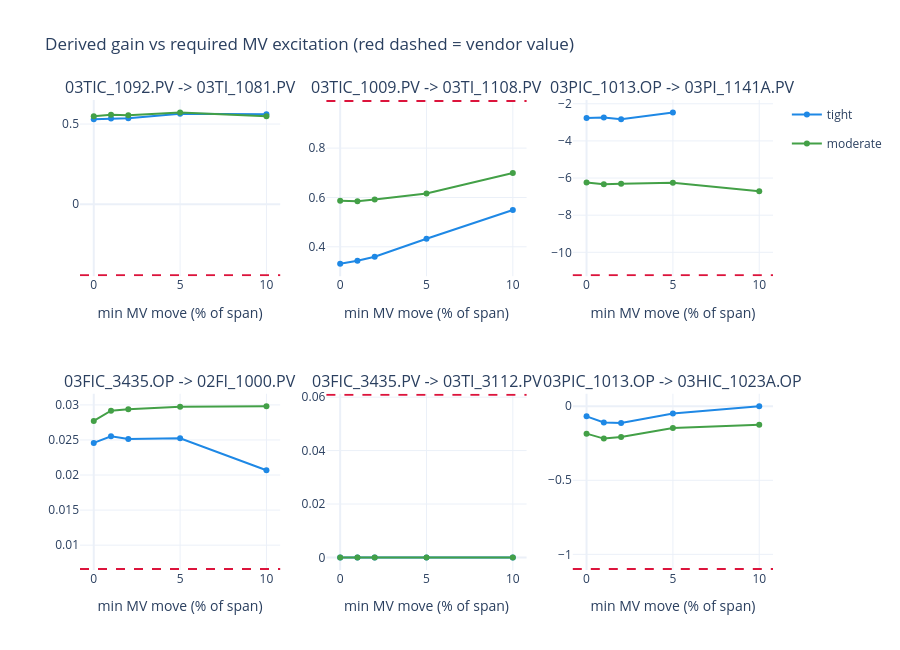

The code cell stored with this chart in its notebook:
### Code cell
# ---- FIGURE: how the derived gain moves as we demand more MV movement --------------------------
SWEEP = [0.0, 0.01, 0.02, 0.05, 0.10]
pick = ident.sort_values('tight_R2', ascending=False).drop_duplicates(subset=['our_CV']).head(6)
fig = make_subplots(rows=2, cols=3,
                    subplot_titles=[f'{r.our_MV} -> {r.our_CV}' for r in pick.itertuples()])
for i, r in enumerate(pick.itertuples(index=False)):
    rr, cc = i // 3 + 1, i % 3 + 1
    for k, colr in [('tight', '#1e88e5'), ('moderate', '#43a047')]:
        ps = (S[k][r.our_MV] & S[k][r.our_CV]).fillna(False)
        gs, ns = [], []
        for m in SWEEP:
            g, _r2, n, _, _ = gain_diff(r.our_CV, r.our_MV, endpoints=ps, min_move=m, thin=1)
            gs.append(g); ns.append(n)
        fig.add_trace(go.Scatter(x=[100 * s for s in SWEEP], y=gs, mode='lines+markers',
                                 line=dict(color=colr), name=k, legendgroup=k,
                                 text=[f'n={n}' for n in ns], showlegend=(i == 0)), rr, cc)
    fig.add_hline(y=r.vendor_gain, line=dict(color='crimson', dash='dash'), row=rr, col=cc)
    fig.update_xaxes(title_text='min MV move (% of span)', row=rr, col=cc)
fig.update_layout(height=650, template='plotly_white',
                  title='Derived gain vs required MV excitation (red dashed = vendor value)')
fig.show()

### Figure 1 — Plotly figure (JSON) as saved in the notebook; plotly's stock layout.template omitted (floating-point values rounded to 4 significant figures)
{"data": [{"legendgroup": "tight", "line": {"color": "#1e88e5"}, "mode": "lines+markers", "name": "tight", "showlegend": true, "text": ["n=23495", "n=16321", "n=8844", "n=2043", "n=184"], "type": "scatter", "x": [0, 1, 2, 5, 10], "xaxis": "x", "y": [0.5297, 0.5347, 0.5361, 0.564, 0.5606], "yaxis": "y"}, {"legendgroup": "moderate", "line": {"color": "#43a047"}, "mode": "lines+markers", "name": "moderate", "showlegend": true, "text": ["n=24207", "n=23759", "n=23879", "n=22627", "n=18253"], "type": "scatter", "x": [0, 1, 2, 5, 10], "xaxis": "x", "y": [0.5484, 0.558, 0.5551, 0.5717, 0.5494], "yaxis": "y"}, {"legendgroup": "tight", "line": {"color": "#1e88e5"}, "mode": "lines+markers", "name": "tight", "showlegend": false, "text": ["n=21348", "n=19995", "n=22295", "n=7179", "n=443"], "type": "scatter", "x": [0, 1, 2, 5, 10], "xaxis": "x2", "y": [0.3316, 0.3436, 0.36, 0.4327, 0.549], "yaxis": "y2"}, {"legendgroup": "moderate", "line": {"color": "#43a047"}, "mode": "lines+markers", "name": "moderate", "showlegend": false, "text": ["n=24583", "n=24888", "n=24262", "n=24503", "n=20429"], "type": "scatter", "x": [0, 1, 2, 5, 10], "xaxis": "x2", "y": [0.5864, 0.585, 0.592, 0.6162, 0.6992], "yaxis": "y2"}, {"legendgroup": "tight", "line": {"color": "#1e88e5"}, "mode": "lines+markers", "name": "tight", "showlegend": false, "text": ["n=6854", "n=234", "n=226", "n=124", "n=20"], "type": "scatter", "x": [0, 1, 2, 5, 10], "xaxis": "x3", "y": [-2.767, -2.744, -2.831, -2.473, null], "yaxis": "y3"}, {"legendgroup": "moderate", "line": {"color": "#43a047"}, "mode": "lines+markers", "name": "moderate", "showlegend": false, "text": ["n=21609", "n=17447", "n=13944", "n=7054", "n=2871"], "type": "scatter", "x": [0, 1, 2, 5, 10], "xaxis": "x3", "y": [-6.237, -6.335, -6.313, -6.256, -6.705], "yaxis": "y3"}, {"legendgroup": "tight", "line": {"color": "#1e88e5"}, "mode": "lines+markers", "name": "tight", "showlegend": false, "text": ["n=18176", "n=4996", "n=3776", "n=924", "n=180"], "type": "scatter", "x": [0, 1, 2, 5, 10], "xaxis": "x4", "y": [0.02458, 0.02551, 0.02513, 0.02523, 0.02068], "yaxis": "y4"}, {"legendgroup": "moderate", "line": {"color": "#43a047"}, "mode": "lines+markers", "name": "moderate", "showlegend": false, "text": ["n=24640", "n=23217", "n=21127", "n=20654", "n=12352"], "type": "scatter", "x": [0, 1, 2, 5, 10], "xaxis": "x4", "y": [0.02772, 0.02917, 0.02939, 0.02974, 0.0298], "yaxis": "y4"}, {"legendgroup": "tight", "line": {"color": "#1e88e5"}, "mode": "lines+markers", "name": "tight", "showlegend": false, "text": ["n=19412", "n=15570", "n=16079", "n=2547", "n=278"], "type": "scatter", "x": [0, 1, 2, 5, 10], "xaxis": "x5", "y": [1.37e-05, 1.418e-05, 1.511e-05, 2.774e-05, 2.867e-05], "yaxis": "y5"}, {"legendgroup": "moderate", "line": {"color": "#43a047"}, "mode": "lines+markers", "name": "moderate", "showlegend": false, "text": ["n=24495", "n=23942", "n=24482", "n=22774", "n=17292"], "type": "scatter", "x": [0, 1, 2, 5, 10], "xaxis": "x5", "y": [2.453e-05, 2.624e-05, 2.849e-05, 3.558e-05, 3.637e-05], "yaxis": "y5"}, {"legendgroup": "tight", "line": {"color": "#1e88e5"}, "mode": "lines+markers", "name": "tight", "showlegend": false, "text": ["n=23372", "n=8965", "n=8261", "n=4116", "n=1353"], "type": "scatter", "x": [0, 1, 2, 5, 10], "xaxis": "x6", "y": [-0.06851, -0.1103, -0.1137, -0.04897, -0.0007202], "yaxis": "y6"}, {"legendgroup": "moderate", "line": {"color": "#43a047"}, "mode": "lines+markers", "name": "moderate", "showlegend": false, "text": ["n=24291", "n=21911", "n=18119", "n=18768", "n=8560"], "type": "scatter", "x": [0, 1, 2, 5, 10], "xaxis": "x6", "y": [-0.1852, -0.2187, -0.2073, -0.1476, -0.1258], "yaxis": "y6"}], "layout": {"annotations": [{"font": {"size": 16}, "showarrow": false, "text": "03TIC_1092.PV -> 03TI_1081.PV", "x": 0.1444, "xanchor": "center", "xref": "paper", "y": 1, "yanchor": "bottom", "yref": "paper"}, {"font": {"size": 16}, "showarrow": false, "text": "03TIC_1009.PV -> 03TI_1108.PV", "x": 0.5, "xanchor": "center", "xref": "paper", "y": 1, "yanchor": "bottom", "yref": "paper"}, {"font": {"size": 16}, "showarrow": false, "text": "03PIC_1013.OP -> 03PI_1141A.PV", "x": 0.8556, "xanchor": "center", "xref": "paper", "y": 1, "yanchor": "bottom", "yref": "paper"}, {"font": {"size": 16}, "showarrow": false, "text": "03FIC_3435.OP -> 02FI_1000.PV", "x": 0.1444, "xanchor": "center", "xref": "paper", "y": 0.375, "yanchor": "bottom", "yref": "paper"}, {"font": {"size": 16}, "showarrow": false, "text": "03FIC_3435.PV -> 03TI_3112.PV", "x": 0.5, "xanchor": "center", "xref": "paper", "y": 0.375, "yanchor": "bottom", "yref": "paper"}, {"font": {"size": 16}, "showarrow": false, "text": "03PIC_1013.OP -> 03HIC_1023A.OP", "x": 0.8556, "xanchor": "center", "xref": "paper", "y": 0.375, "yanchor": "bottom", "yref": "paper"}], "height": 650, "shapes": [{"line": {"color": "crimson", "dash": "dash"}, "type": "line", "x0": 0, "x1": 1, "xref": "x domain", "y0": -0.444, "y1": -0.444, "yref": "y"}, {"line": {"color": "crimson", "dash": "dash"}, "type": "line", "x0": 0, "x1": 1, "xref": "x2 domain", "y0": 0.991, "y1": 0.991, "yref": "y2"}, {"line": {"color": "crimson", "dash": "dash"}, "type": "line", "x0": 0, "x1": 1, "xref": "x3 domain", "y0": -11.24, "y1": -11.24, "yref": "y3"}, {"line": {"color": "crimson", "dash": "dash"}, "type": "line", "x0": 0, "x1": 1, "xref": "x4 domain", "y0": 0.0066, "y1": 0.0066, "yref": "y4"}, {"line": {"color": "crimson", "dash": "dash"}, "type": "line", "x0": 0, "x1": 1, "xref": "x5 domain", "y0": 0.0609, "y1": 0.0609, "yref": "y5"}, {"line": {"color": "crimson", "dash": "dash"}, "type": "line", "x0": 0, "x1": 1, "xref": "x6 domain", "y0": -1.099, "y1": -1.099, "yref": "y6"}], "title": {"text": "Derived gain vs required MV excitation (red dashed = vendor value)"}, "xaxis": {"anchor": "y", "domain": [0, 0.2889], "title": {"text": "min MV move (% of span)"}}, "xaxis2": {"anchor": "y2", "domain": [0.3556, 0.6444], "title": {"text": "min MV move (% of span)"}}, "xaxis3": {"anchor": "y3", "domain": [0.7111, 1], "title": {"text": "min MV move (% of span)"}}, "xaxis4": {"anchor": "y4", "domain": [0, 0.2889], "title": {"text": "min MV move (% of span)"}}, "xaxis5": {"anchor": "y5", "domain": [0.3556, 0.6444], "title": {"text": "min MV move (% of span)"}}, "xaxis6": {"anchor": "y6", "domain": [0.7111, 1], "title": {"text": "min MV move (% of span)"}}, "yaxis": {"anchor": "x", "domain": [0.625, 1]}, "yaxis2": {"anchor": "x2", "domain": [0.625, 1]}, "yaxis3": {"anchor": "x3", "domain": [0.625, 1]}, "yaxis4": {"anchor": "x4", "domain": [0, 0.375]}, "yaxis5": {"anchor": "x5", "domain": [0, 0.375]}, "yaxis6": {"anchor": "x6", "domain": [0, 0.375]}}}
